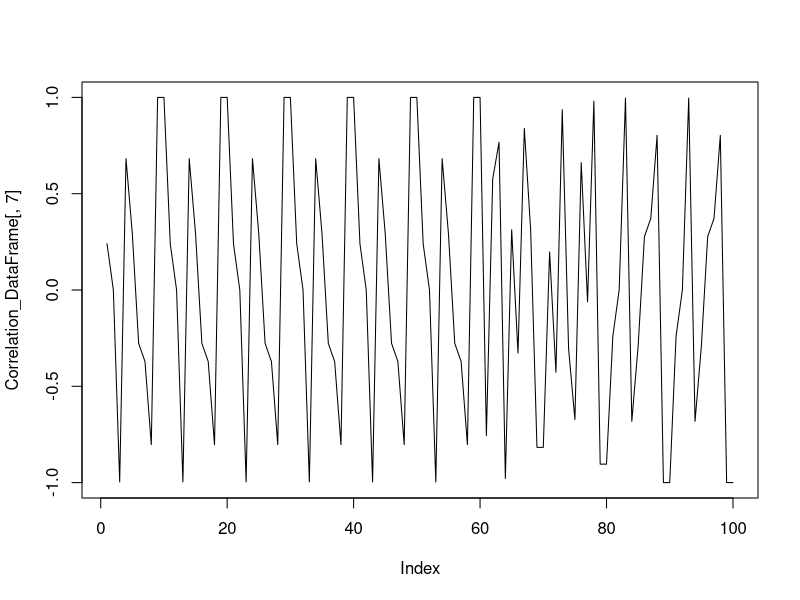

Here is the R script that generated this plot:
# Global Comments More
# Set Variables
x <- c(8:15,c(5:1))
y <- c(7,4,8,4,1,11,4,9,c(1:5))
z <- c(y[1],y[2],y[3])
boo <- c(1:length(x))
hoo <- c(1:length(x))
# set the length of the correlation vector
corVecLeng = 3
counter = 1
counter2 = 1
# Correlation_DataFrame <- rbind(0,1:7)
Correlation_DataFrame = NULL
Correlation_DataFrame
my_correlation = NULL

# Start Nested Loops
for(i1 in head(boo, -corVecLeng)){
  p <- c(x[i1], x[i1+1], x[i1+2])
  # cat(p)
  cat("   " )
   for(i2 in head(hoo, -corVecLeng)){ 
     q <- c(y[i2], y[i2+1], y[i2+2])
     boom <- cor(p,q)
     cat(boom,"  ", p,"  ", q)
     cat("   ")
     tempRow <- c(p,q,boom)
     Correlation_DataFrame <- rbind(Correlation_DataFrame, tempRow)
    }
   # cat("**********")
  }
Correlation_DataFrame
plot(Correlation_DataFrame[,7], type = "l")
  